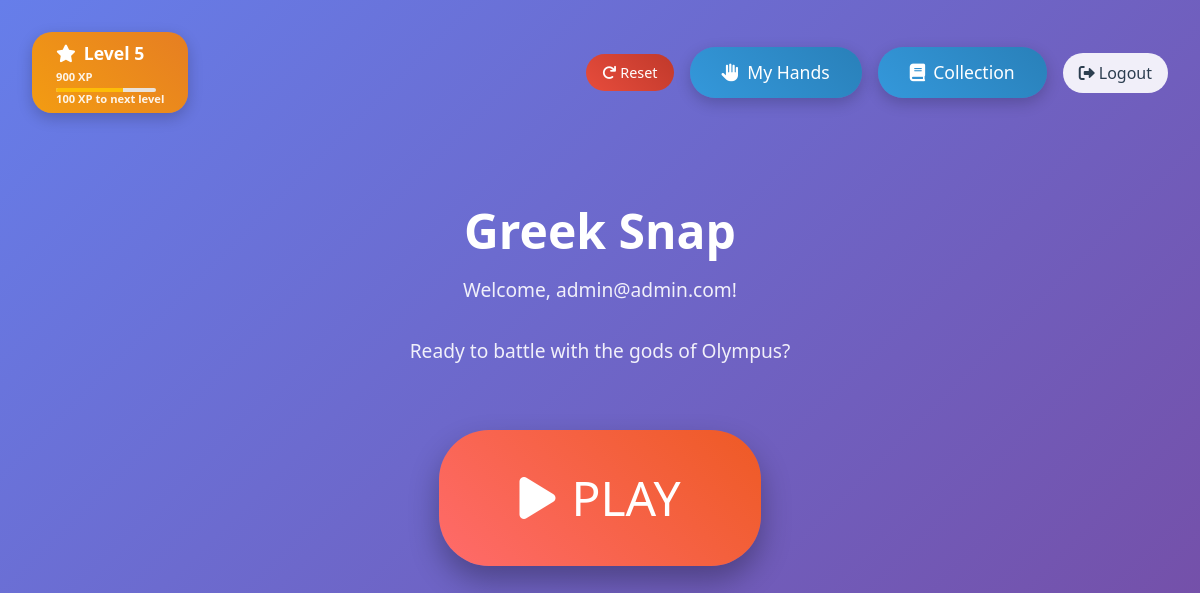
Before: / (signed in) with the older database file.
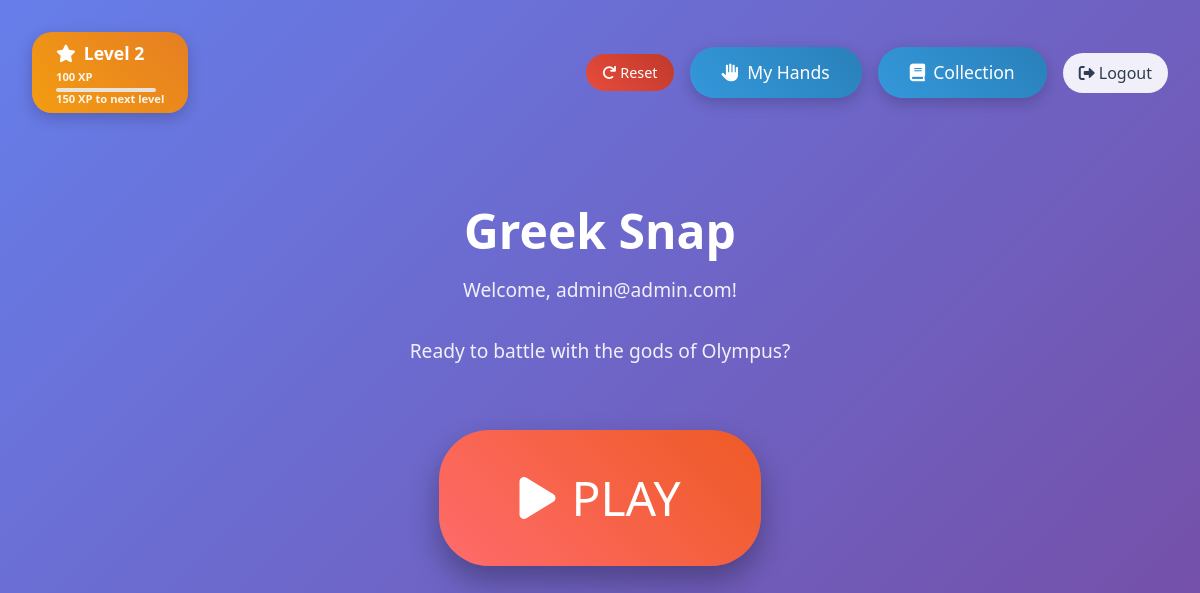
After: the same page with the newer database file.
### main.py (models this page shows)
class User(UserMixin, db.Model):
    __tablename__ = "users"
    id: Mapped[int] = mapped_column(Integer, primary_key=True)
    email: Mapped[str] = mapped_column(String(100), unique=True)
    password: Mapped[str] = mapped_column(String(100))
    date_of_signup: Mapped[Date] = mapped_column(Date)
    xp: Mapped[int] = mapped_column(Integer, default=0)  # XP points
    last_daily_win: Mapped[Date] = mapped_column(Date, nullable=True)  # Track daily win bonus
    misc1: Mapped[str] = mapped_column(String(100), nullable=True)
    misc2: Mapped[str] = mapped_column(String(100), nullable=True)
    misc3: Mapped[str] = mapped_column(String(100), nullable=True)
    collection = relationship("UserCollection", back_populates="user", uselist=False)

### main.py (the view, shortened to what this page needs)
@app.route('/')
def index():
    if current_user.is_authenticated:
        user_level = XPSystem.get_level_from_xp(current_user.xp)
        xp_for_next = XPSystem.get_xp_for_next_level(current_user.xp)
        progress = XPSystem.get_progress_to_next_level(current_user.xp)
        user_collection = UserCollection.query.filter_by(user_id=current_user.id).first()
        if user_collection and user_collection.unlocked_cards is not None:
            unlocked_cards = user_collection.unlocked_cards if isinstance(user_collection.unlocked_cards, list) else []
        else:
            unlocked_cards = []
        pending_rewards = XPSystem.get_pending_rewards(current_user.xp, unlocked_cards)
        from xp_system import LEVEL_REWARDS, LEVEL_XP_REQUIREMENTS
        card_id_to_name = {card['id']: card['name'] for card in CHARACTERS}
        return render_template('index.html',
                             user=current_user,
                             level=user_level,
                             xp=current_user.xp,
                             xp_for_next=xp_for_next,
                             progress=progress,
                             pending_rewards=pending_rewards,
                             level_rewards=LEVEL_REWARDS,
                             level_xp_requirements=LEVEL_XP_REQUIREMENTS,
                             card_id_to_name=card_id_to_name,
                             unlocked_cards=unlocked_cards)

### main.py (called while the page is built)
@login_manager.user_loader
def load_user(user_id):
    return db.get_or_404(User, user_id)

### xp_system.py (called while the page is built)
    @staticmethod
    def get_level_from_xp(xp):
        current_level = 1
        for level, required_xp in LEVEL_XP_REQUIREMENTS.items():
            if xp >= required_xp:
                current_level = level
            else:
                break
        return current_level

    @staticmethod
    def get_xp_for_next_level(current_xp):
        current_level = XPSystem.get_level_from_xp(current_xp)
        next_level = current_level + 1
        if next_level in LEVEL_XP_REQUIREMENTS:
            return LEVEL_XP_REQUIREMENTS[next_level] - current_xp
        else:
            return 0  # Max level reached

    @staticmethod
    def get_progress_to_next_level(current_xp):
        current_level = XPSystem.get_level_from_xp(current_xp)
        next_level = current_level + 1
        if next_level not in LEVEL_XP_REQUIREMENTS:
            return 100  # Max level reached
        current_level_xp = LEVEL_XP_REQUIREMENTS[current_level]
        next_level_xp = LEVEL_XP_REQUIREMENTS[next_level]
        xp_in_current_level = current_xp - current_level_xp
        xp_needed_for_next = next_level_xp - current_level_xp
        return min(100, (xp_in_current_level / xp_needed_for_next) * 100)

    @staticmethod
    def get_pending_rewards(user_xp, unlocked_cards):
        current_level = XPSystem.get_level_from_xp(user_xp)
        pending_rewards = []
        for level in range(1, current_level + 1):
            level_rewards = LEVEL_REWARDS.get(level, [])
            for card_id in level_rewards:
                if card_id not in unlocked_cards:
                    pending_rewards.append({
                        'level': level,
                        'card_id': card_id
                    })
        return pending_rewards

### templates/index.html (shortened to what this page needs)
<!DOCTYPE html>
<html lang="en">
<head>
    <link href="https://cdn.jsdelivr.net/npm/bootstrap@5.3.0/dist/css/bootstrap.min.css" rel="stylesheet">
    <link rel="stylesheet" href="{{ url_for('static', filename='css/style.css') }}">
    <link href="https://cdnjs.cloudflare.com/ajax/libs/font-awesome/6.0.0/css/all.min.css" rel="stylesheet">
</head>
<body>
    <div class="welcome-container">
        {% if user.is_authenticated %}
            <div class="top-bar">
                <div class="level-display {% if pending_rewards %}has-rewards{% endif %}"
                     onclick="showLevelRewards()"
                     style="position: relative;">
                    <i class="fas fa-star me-2"></i>Level {{ level }}
                    <div class="xp-info">
                        <small>{{ xp }} XP</small>
                        {% if xp_for_next > 0 %}
                            <div class="progress mt-1" style="height: 4px; width: 100px;">
                                <div class="progress-bar bg-warning" style="width: {{ progress }}%"></div>
                            </div>
                            <small>{{ xp_for_next }} XP to next level</small>
                        {% endif %}
                    </div>
                </div>
                <div class="top-controls">
                    <button class="reset-button" onclick="resetUser()" title="Reset all user data">
                        <i class="fas fa-redo me-1"></i>Reset
                    </button>
                    <a href="{{ url_for('create_hand') }}" class="collection-button">
                        <i class="fas fa-hand-paper me-2"></i>My Hands
                    </a>
                    <a href="{{ url_for('collection') }}" class="collection-button">
                        <i class="fas fa-book me-2"></i>Collection
                    </a>
                    <a href="{{ url_for('logout') }}" class="logout-button">
                        <i class="fas fa-sign-out-alt me-1"></i>Logout
                    </a>
                </div>
            </div>
            <div class="welcome-card">
                <h1 class="game-title">Greek Snap</h1>
                <p class="game-subtitle">Welcome, {{ user.email }}!</p>
                <p class="game-subtitle">Ready to battle with the gods of Olympus?</p>
                <a href="{{ url_for('game') }}" class="big-play-button">
                    <i class="fas fa-play me-3"></i>PLAY
                </a>
            </div>
        {% endif %}
    </div>
</body>
</html>

### static/css/style.css (style rules this page uses)
body { background: #f8f9fa; min-height: 100vh; color: #333; }

### templates/index.html (style rules this page uses)
.welcome-container { min-height: 100vh; display: flex; align-items: center; justify-content: center; background: linear-gradient(135deg, #667eea 0%, #764ba2 100%); }
.welcome-card { text-align: center; }
.big-play-button { background: linear-gradient(45deg, #ff6b6b, #ee5a24); border: none; padding: 2rem 5rem; font-size: 3rem; border-radius: 50px; color: white; text-decoration: none; display: inline-block; transition: all 0.3s ease; box-shadow: 0 15px 30px rgba(0, 0, 0, 0.3); margin: 2rem 0; }
.collection-button { background: linear-gradient(45deg, #3498db, #2980b9); border: none; padding: 0.75rem 2rem; font-size: 1.1rem; border-radius: 25px; color: white; text-decoration: none; display: inline-block; transition: all 0.3s ease; box-shadow: 0 5px 15px rgba(0, 0, 0, 0.2); }
.game-title { color: white; font-size: 3rem; font-weight: bold; margin-bottom: 1rem; }
.game-subtitle { color: rgba(255, 255, 255, 0.9); font-size: 1.2rem; margin-bottom: 2rem; }
.level-display { background: linear-gradient(45deg, #f39c12, #e67e22); color: white; padding: 0.5rem 1.5rem; border-radius: 20px; font-weight: bold; font-size: 1.1rem; box-shadow: 0 5px 15px rgba(0, 0, 0, 0.2); cursor: pointer; transition: all 0.3s ease; }
.xp-info { margin-top: 0.25rem; font-size: 0.8rem; opacity: 0.9; }
.xp-info small { display: block; line-height: 1.2; }
.top-bar { position: absolute; top: 2rem; left: 2rem; right: 2rem; display: flex; justify-content: space-between; align-items: center; }
.logout-button { background: rgba(255, 255, 255, 0.9); border: none; padding: 0.5rem 1rem; border-radius: 20px; color: #2c3e50; text-decoration: none; transition: all 0.3s ease; }
.top-controls { display: flex; align-items: center; gap: 1rem; }
.reset-button { background: linear-gradient(45deg, #e74c3c, #c0392b); border: none; padding: 0.5rem 1rem; border-radius: 20px; color: white; text-decoration: none; transition: all 0.3s ease; font-size: 0.9rem; cursor: pointer; }

Changed rows visible on the page:
changed User "admin@admin.com": xp "900" → (not shown)
Other visible differences:
{{ level }}: "5" → "2"
{{ xp }}: (not shown) → "100"
{{ xp_for_next }}: "100" → "150"
